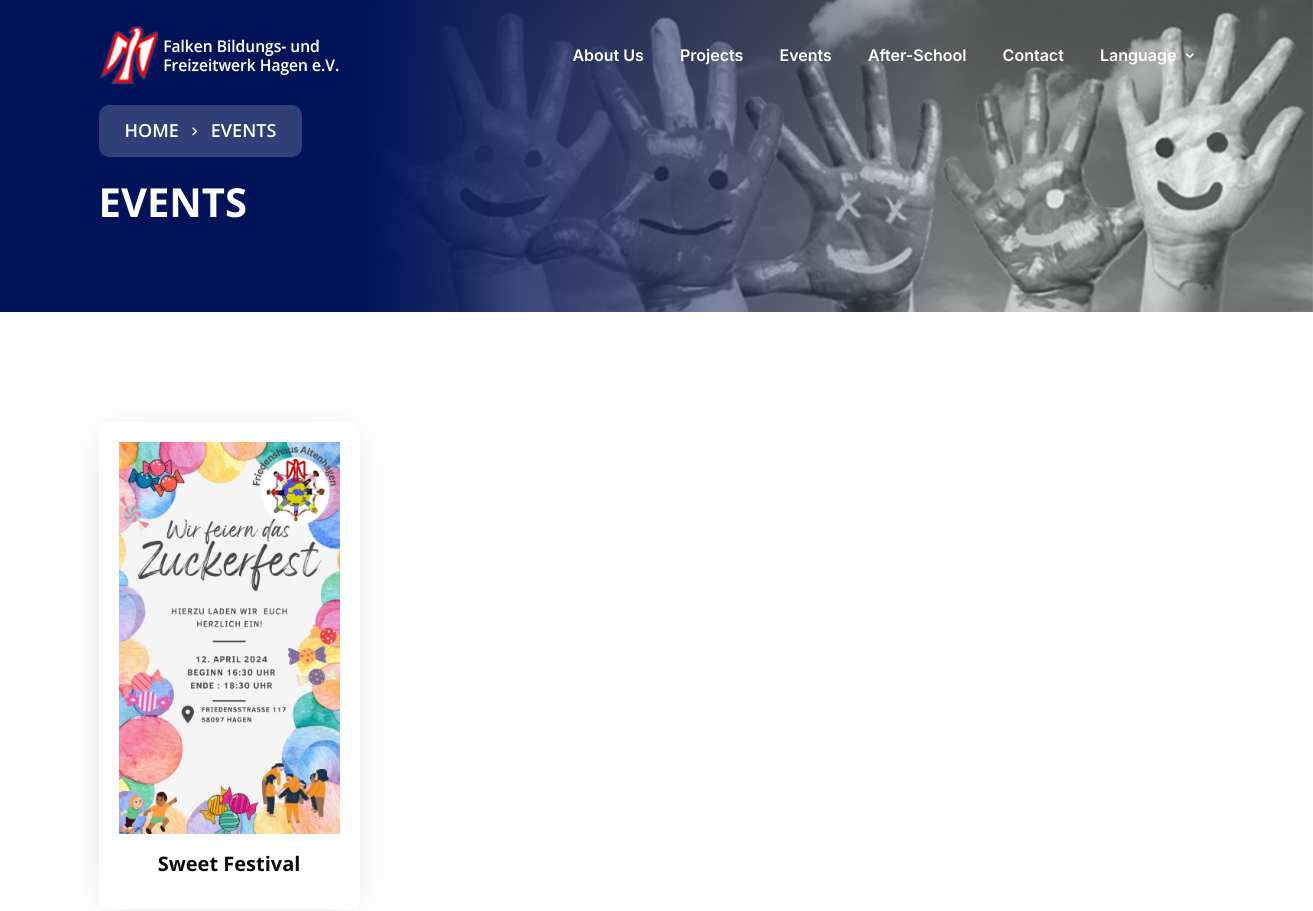
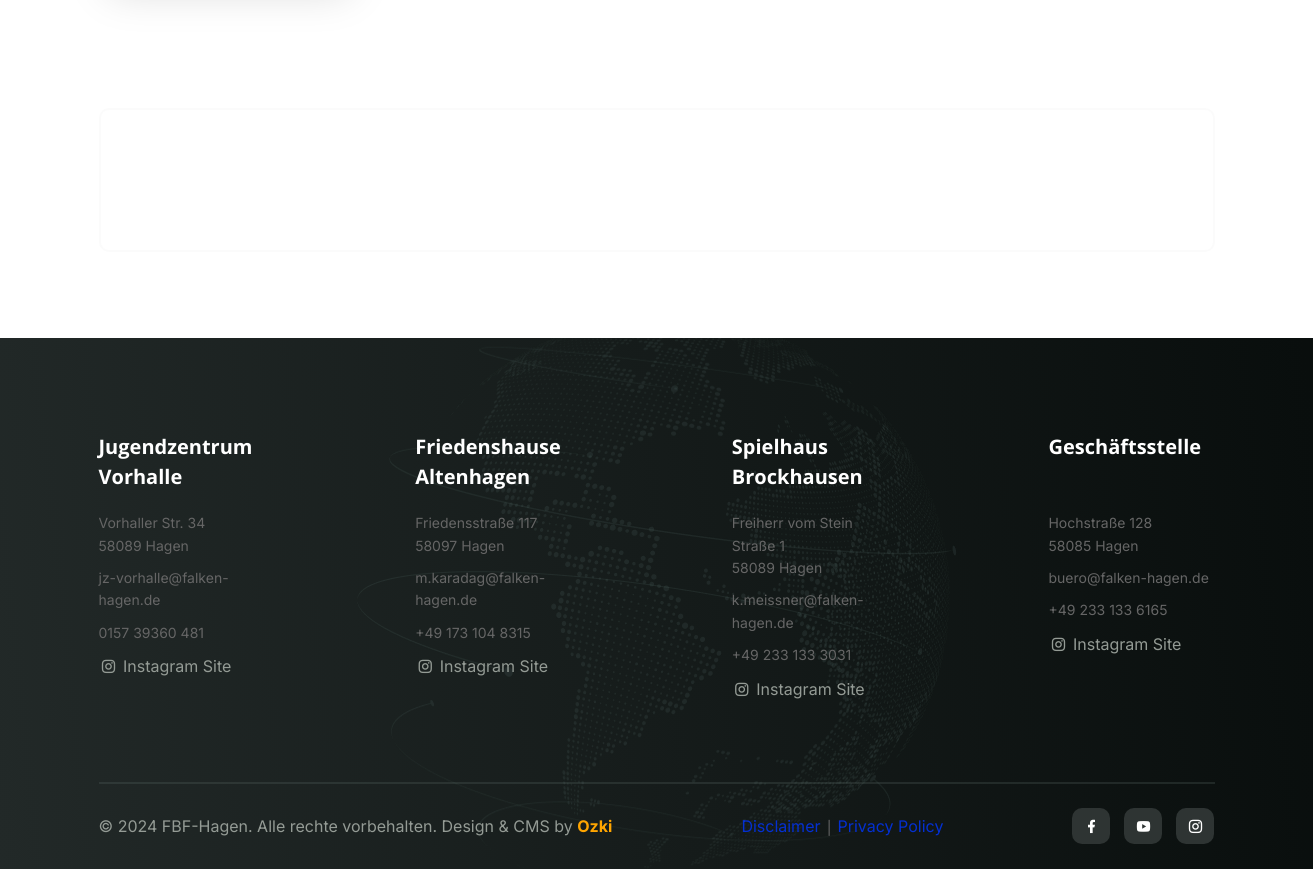
Screenshot of /event/ with the database file from the repository (2 pictures, top to bottom).
### web/models.py (models this page shows, shortened)
class Event(models.Model):
    image = models.ImageField("Image", upload_to="event/", null=True, blank=True)
    title_de = models.CharField("Title De", max_length=100, null=True, blank=True)
    title_en = models.CharField("Title En", max_length=100, null=True, blank=True)
    class Meta:
        verbose_name = "Event"
        verbose_name_plural = "Events"
        managed = True

class FooterContact(models.Model):
    title = models.CharField("Title", max_length=100, null=True, blank=True)
    address = models.CharField("Address", max_length=250, null=True, blank=True)
    email = models.CharField("Email", max_length=250, null=True, blank=True)
    phone = models.CharField("Phone", max_length=50, null=True, blank=True)
    instagram = models.URLField("Instagram", max_length=250, null=True, blank=True)
    class Meta:
        verbose_name = "Footer Contact"
        verbose_name_plural = "Footer Contacts"
        managed = True

### web/views.py (the view)
# urls.py: path("event/", views.event, name="event"),
def event(request):
    lang = request.session.get("language", "en")
    event = Event.objects.all().order_by("-id")
    return render(
        request,
        "event.html",
        {
            "language": lang,
            "event": event,
        },
    )

### web/context_processors.py (called while the page is built)
def footer_processor(request):
    contacts = FooterContact.objects.all()
    socials = Social.objects.order_by("id")[:1].get()
    return {"contacts": contacts, "socials": socials}

### web/templates/event.html (shortened to what this page needs)
{% extends "base.html" %}
{% load static %}
    {% block content %}
    <main>
      <section class="breadcrumb-section breadcrumb-bg">
        <div class="container">
          <div class="breadcrumb-text">
            <nav aria-label="breadcrumb" class="breadcrumb-nav wow fadeInUp mt-15" data-wow-delay="0.0s">
              <ul class="breadcrumb listing">
                <li class="breadcrumb-item single-list"><a href="{% url 'index' %}" class="single">{% if language == 'en' %}Home{% else %}Hauptseite{% endif %}</a></li>
                <li class="breadcrumb-item single-list" aria-current="page"><a href="javascript:void(0)" class="single">{% if language == 'en' %}EVENTS{% else %}AKTUELLES{% endif %}</a></li>
              </ul>
            </nav>
            <h1 class="title wow fadeInUp" data-wow-delay="0.1s">{% if language == 'en' %}EVENTS{% else %}AKTUELLES{% endif %}</h1>
          </div>
        </div>
      </section>
      <section class="helpful-area-three section-padding">
        <div class="container">
          <div class="row g-24">
            {% for event in event %}
            <div class="col-xl-3 col-md-6 col-lg-6">
              <div class="helpful-card wow fadeInUp" data-wow-delay="0.0s">
                <div class="helpful-card-image">
                  {% if event.image %}
                  <img src="{{ event.image.url }}" alt="FBF-Hagen" width="100%" />
                  {% else %}
                  &nbsp;
                  {% endif %}
                </div>
                <div class="helpful-card-caption">
                  <h4 class="caption-title">
                    {% if language == 'en' %}
                    {{ event.title_en}}
                    {% else %}
                    {{ event.title_de}}
                    {% endif %}
                  </h4>
                </div>
              </div>
            </div>
            {% endfor %}
          </div>
        </div>
      </section>
      <div class="popular-brand-section bottom-padding">
        <div class="container">
          <div class="row">
            <div class="col-lg-12">
              <div class="brand-img-container">
              </div>
            </div>
          </div>
        </div>
      </div>
    </main>
    {% endblock content %}

### web/templates/base.html (shortened to what this page needs)
{% load static %}
<!DOCTYPE html>
<html lang="en" dir="lrt">
<head>
    <link rel="stylesheet" type="text/css" href="{% static 'css/bootstrap-5.3.3.min.css' %}">
    <link rel="stylesheet" type="text/css" href="{% static 'css/remixicon.css' %}">
    <link rel="stylesheet" type="text/css" href="{% static 'css/plugin.css' %}">
    <link rel="stylesheet" type="text/css" href="{% static 'css/main-style.css' %}">
  </head>
  <body>
    <header>
      <div class="header-area-two header-transparent" >
        <div class="main-header header-sticky">
          <div class="container">
            <div class="row">
              <div class="col-lg-12">
                <div class="menu-wrapper d-flex align-items-center justify-content-between">
                  <div class="header-left d-flex align-items-center justify-content-between">
                    <div class="logo logo-large light-logo">
                      <a href="{% url 'index' %}"><img src="{% static 'images/logo/dark.png' %}" alt="FBF-Hagen Logo"></a>
                    </div>
                  </div>
                  <div class="main-menu d-none d-lg-block">
                    <nav>
                      <ul class="listing" id="navigation">
                        <li class="single-list"><a href="{% url 'about' %}" class="single">{% if language == 'en' %}About Us{% else %}&#220;ber Uns{% endif %}</a></li>
                        <li class="single-list"><a href="{% url 'project' %}" class="single">{% if language == 'en' %}Projects{% else %}Projekte{% endif %}</a></li>
                        <li class="single-list"><a href="{% url 'event' %}" class="single">{% if language == 'en' %}Events{% else %}Aktuelles{% endif %}</a></li>
                        <li class="single-list"><a href="{% url 'afterschool' %}" class="single">{% if language == 'en' %}After-school{% else %}Nachhilfeschule{% endif %}</a></li>
                        <li class="single-list"><a href="{% url 'contact' %}" class="single">{% if language == 'en' %}Contact{% else %}Kontakt{% endif %}</a></li>
                        <li class="single-list">
                          <a href="javascript:void(0)" class="single">{% if language == 'en' %}Language{% else %}Sprache{% endif %} <i class="ri-arrow-down-s-line"></i></a>
                        </li>
                      </ul>
                    </nav>
                  </div>
                </div>
              </div>
            </div>
          </div>
        </div>
      </div>
    </header>
    <main>
    {% block content %}
    {% endblock content %}
    </main>
    <footer>
      <div class="footer-wrapper footer-bg-one" > {% comment %} data-background="{% static 'images/footer-graph.png' %}"> {% endcomment %}
        <div class="container">
          <div class="footer-imp-link row g-4 justify-content-between">
            {% for contact in contacts %}
            <div class="col-xl-2 col-lg-6">
              <div class="footer-link">
                <h4 class="title">{{ contact.title | safe }}</h4>
                <ul class="imp-link">
                  <li class="single-list">
                    <p>{{ contact.address | safe }}</p>
                  </li>
                  <li class="single-list">
                    <p>{{ contact.email }}</p>
                  </li>
                  <li class="single-list">
                    <p>{{ contact.phone }}</p>
                  </li>
                  <li class="single-list">
                    <a class="single" href="{{ contact.instagram }}"><i class="ri-instagram-line"></i> {% if language == 'en' %}Instagram Site{% else %}Instagram Seite{% endif %}</a>
                  </li>
                </ul>
              </div>
            </div>
            {% endfor %}
          </div>
          <hr class="footer-line">
        </div>
        <div class="footer-bottom-area">
          <div class="container">
            <div class="footer-border">
              <div class="row">
                <div class="col-xl-12">
                  <div class="footer-copy-right text-center">
                    <p class="pera">© 2024 FBF-Hagen. Alle rechte vorbehalten. Design & CMS by <a href="http://www.ozkanyazilim.com" target="_blank" style="color:orange;font-weight: 700;">Ozki</a></p>
                    <div><a href="{% url 'disclaimer' %}">{% if language == 'en' %}Disclaimer{% else %}Impressum{% endif %}</a>&nbsp;|&nbsp;<a href="{% url 'privacy-policy' %}">{% if language == 'en' %}Privacy Policy{% else %}Datenschutz{% endif %}</a></div>
                    <div class="footer-social-link">
                      <ul class="listing">
                        <li class="single-list">
                          <a class="single" href="{% if socials.facebook %}{{ socials.facebook }}{% else %}#{% endif %}"><i class="ri-facebook-fill"></i></a>
                        </li>
                        <li class="single-list">
                          <a class="single" href="{% if socials.youtube %}{{ socials.youtube }}{% else %}#{% endif %}"><i class="ri-youtube-fill"></i></a>
                        </li>
                        <li class="single-list">
                          <a class="single" href="{% if socials.instagram %}{{ socials.instagram }}{% else %}#{% endif %}"><i class="ri-instagram-line"></i></a>
                        </li>
                      </ul>
                    </div>
                  </div>
                </div>
              </div>
            </div>
          </div>
        </div>
      </div>
    </footer>
  </body>
</html>

### static/css/plugin.css (style rules this page uses)
.animated { -webkit-animation-duration:1s;animation-duration:1s;-webkit-animation-fill-mode:both;animation-fill-mode:both }
.fadeInUp { -webkit-animation-name:fadeInUp;animation-name:fadeInUp }
.slicknav_btn,.slicknav_menu .slicknav_icon-bar,.slicknav_nav .slicknav_row,.slicknav_nav a,.slicknav_nav li,.slicknav_nav ul { display:block }
.slicknav_menu,.slicknav_menu * { box-sizing:border-box }
.slicknav_nav,.slicknav_nav ul { list-style:none;overflow:hidden }
.slicknav_nav .slicknav_item a,.slicknav_nav .slicknav_parent-link a { display:inline }
.slicknav_nav { clear:both;color:#fff;margin:0;font-size:.875em }
.slicknav_nav a { padding:5px 10px;margin:2px 5px;text-decoration:none;font-size:14px;font-weight:400;color:#000;text-transform:capitalize }
.slicknav_nav .slicknav_item a,.slicknav_nav .slicknav_parent-link a { padding:0;margin:0 }
.slicknav_nav { background:#fff;float:right;margin-top:11px;padding:19px;width:100%;border-bottom:1px solid #eee }

### rows the page displays
Event: image (picture), title_en "Sweet Festival"
FooterContact: title "Jugendzentrum Vorhalle", address "Vorhaller Str. 34 58089 Hagen", email "jz-vorhalle@falken-hagen.de", phone "0157 39360 481"
FooterContact: title "Friedenshause Altenhagen", address "Friedensstraße 117 58097 Hagen", email "m.karadag@falken-hagen.de", phone "+49 173 104 8315"
FooterContact: title "Spielhaus Brockhausen", address "Freiherr vom Stein Straße 1 58089 Hagen", email "k.meissner@falken-hagen.de", phone "+49 233 133 3031"
FooterContact: title "Geschäftsstelle", address "Hochstraße 128 58085 Hagen", email "buero@falken-hagen.de", phone "+49 233 133 6165"
